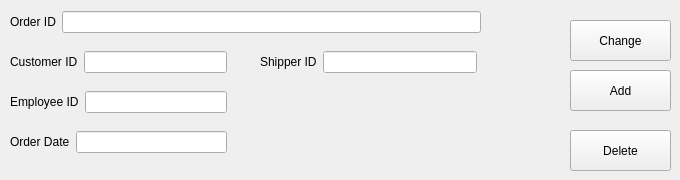
    <widget class="QWidget" name="tab_4">
     <attribute name="title">
      <string>Orders</string>
     </attribute>
     <widget class="QWidget" name="layoutWidget_29">
      <property name="geometry">
       <rect>
        <x>10</x>
        <y>130</y>
        <width>217</width>
        <height>24</height>
       </rect>
      </property>
      <layout class="QHBoxLayout" name="horizontalLayout_54">
       <item>
        <widget class="QLabel" name="label_54">
         <property name="text">
          <string>Order Date</string>
         </property>
        </widget>
       </item>
       <item>
        <widget class="QLineEdit" name="CustomerID_50"/>
       </item>
      </layout>
     </widget>
     <widget class="QWidget" name="layoutWidget_30">
      <property name="geometry">
       <rect>
        <x>10</x>
        <y>50</y>
        <width>217</width>
        <height>24</height>
       </rect>
      </property>
      <layout class="QHBoxLayout" name="horizontalLayout_55">
       <item>
        <widget class="QLabel" name="label_55">
         <property name="text">
          <string>Customer ID</string>
         </property>
        </widget>
       </item>
       <item>
        <widget class="QLineEdit" name="CustomerID_51"/>
       </item>
      </layout>
     </widget>
     <widget class="QWidget" name="layoutWidget_31">
      <property name="geometry">
       <rect>
        <x>10</x>
        <y>10</y>
        <width>471</width>
        <height>24</height>
       </rect>
      </property>
      <layout class="QHBoxLayout" name="horizontalLayout_56">
       <item>
        <widget class="QLabel" name="label_56">
         <property name="text">
          <string>Order ID</string>
         </property>
        </widget>
       </item>
       <item>
        <widget class="QLineEdit" name="CustomerID_52"/>
       </item>
      </layout>
     </widget>
     <widget class="QWidget" name="layoutWidget_52">
      <property name="geometry">
       <rect>
        <x>10</x>
        <y>90</y>
        <width>217</width>
        <height>24</height>
       </rect>
      </property>
      <layout class="QHBoxLayout" name="horizontalLayout_57">
       <item>
        <widget class="QLabel" name="label_57">
         <property name="text">
          <string>Employee ID</string>
         </property>
        </widget>
       </item>
       <item>
        <widget class="QLineEdit" name="CustomerID_53"/>
       </item>
      </layout>
     </widget>
     <widget class="QWidget" name="layoutWidget_54">
      <property name="geometry">
       <rect>
        <x>260</x>
        <y>50</y>
        <width>217</width>
        <height>24</height>
       </rect>
      </property>
      <layout class="QHBoxLayout" name="horizontalLayout_59">
       <item>
        <widget class="QLabel" name="label_59">
         <property name="text">
          <string>Shipper ID</string>
         </property>
        </widget>
       </item>
       <item>
        <widget class="QLineEdit" name="CustomerID_55"/>
       </item>
      </layout>
     </widget>
     <widget class="QPushButton" name="Delete_5">
      <property name="geometry">
       <rect>
        <x>570</x>
        <y>130</y>
        <width>101</width>
        <height>41</height>
       </rect>
      </property>
      <property name="text">
       <string>Delete</string>
      </property>
     </widget>
     <widget class="QPushButton" name="Add_5">
      <property name="geometry">
       <rect>
        <x>570</x>
        <y>70</y>
        <width>101</width>
        <height>41</height>
       </rect>
      </property>
      <property name="text">
       <string>Add</string>
      </property>
     </widget>
     <widget class="QPushButton" name="Change_9">
      <property name="geometry">
       <rect>
        <x>570</x>
        <y>20</y>
        <width>101</width>
        <height>41</height>
       </rect>
      </property>
      <property name="text">
       <string>Change</string>
      </property>
     </widget>
    </widget>
